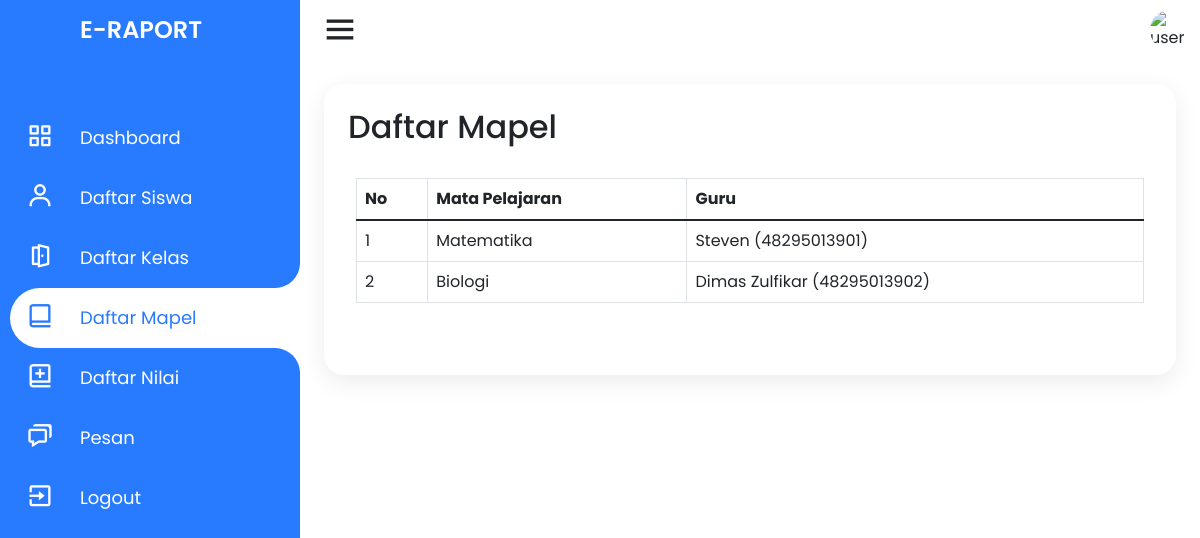
Page /guru/daftar-mapel.php (signed in) on the committed database.
### tables this page shows
CREATE TABLE `mata_pelajaran` (
  `id_mapel` int(11) NOT NULL AUTO_INCREMENT,
  `nama_mapel` varchar(20) NOT NULL,
  `nip` varchar(11) DEFAULT NULL,
  PRIMARY KEY (`id_mapel`),
  KEY `mata_pelajaran_ibfk_1` (`nip`),
  CONSTRAINT `mata_pelajaran_ibfk_1` FOREIGN KEY (`nip`) REFERENCES `guru` (`nip`) ON DELETE SET NULL ON UPDATE CASCADE
);

CREATE TABLE `guru` (
  `nip` varchar(11) NOT NULL,
  `nama_guru` varchar(50) NOT NULL,
  `jenis_kelamin` enum('Laki-laki','Perempuan') NOT NULL,
  `alamat` text NOT NULL,
  `email` varchar(30) NOT NULL,
  `no_telp` varchar(14) NOT NULL,
  `agama` enum('Islam','Kristen','Katolik','Hindu','Buddha','Konghuchu') NOT NULL,
  `status` varchar(20) NOT NULL,
  `tanggal_lahir` date NOT NULL,
  `password` varchar(255) NOT NULL,
  PRIMARY KEY (`nip`)
);

### model/mapel.php (called while the page is built, shortened)
<?php
require_once dirname(__FILE__) . '/../connection.php';
class Mapel
{
    public function get_daftar_mapel($limitoffset = "")
    {
        global $conn;
        if (strlen($limitoffset) > 0) {
            $query_limit = $limitoffset;
        } else {
            $query_limit = "";
        }
        $query = "SELECT id_mapel, nama_mapel, mata_pelajaran.nip, nama_guru FROM mata_pelajaran INNER JOIN guru ON mata_pelajaran.nip = guru.nip $query_limit";
        $result = $conn->query($query);
        if ($result) {
            return $result;
        } else {
            return false;
        }
    }
}

### guru/daftar-mapel.php (the view, shortened to what this page needs)
<?php
require_once dirname(__FILE__) . '/../connection.php';
require_once dirname(__FILE__) . '/../model/mapel.php';
$mapel = new Mapel();
if (!isset($_GET['p'])) {
    $page_no = 1;
} else {
    $page_no = $_GET['p'];
}
$records_per_page = 10;
$offset = ($page_no - 1) * $records_per_page;
?>
<!DOCTYPE html>
<html lang="en" dir="ltr">
<head>
    <link rel="stylesheet" href="style.css">
    <link href='https://unpkg.com/boxicons@2.0.7/css/boxicons.min.css' rel='stylesheet'>
    <link href="https://cdn.jsdelivr.net/npm/bootstrap@5.1.3/dist/css/bootstrap.min.css" rel="stylesheet">
    <link rel="stylesheet" href="../assets/css/style.css">
</head>
<body>
    <div class="container">
        <div class="navigation">
            <ul>
                <li>
                    <a href="#">
                        <span class="icon"></span>
                        <h1 class="title">E-Raport</h1>
                    </a>
                </li>
                <li>
                    <a href="index">
                        <span class="icon"><i class='bx bx-grid-alt'></i></span>
                        <span class="title">Dashboard</span>
                    </a>
                </li>
                <li>
                    <a href="daftar-siswa">
                        <span class="icon"><i class='bx bx-user'></i></span>
                        <span class="title">Daftar Siswa</span>
                    </a>
                </li>
                <li>
                    <a href="daftar-kelas">
                        <span class="icon"><i class='bx bx-door-open'></i></span>
                        <span class="title">Daftar Kelas</span>
                    </a>
                </li>
                <li class="hovered">
                    <a href="daftar-mapel">
                        <span class="icon"><i class='bx bx-book-alt'></i></span>
                        <span class="title">Daftar Mapel</span>
                    </a>
                </li>
                <li>
                    <a href="daftar-nilai">
                        <span class="icon"><i class='bx bx-book-add'></i></span>
                        <span class="title">Daftar Nilai</span>
                    </a>
                </li>
                <li>
                    <a href="pesan">
                        <span class="icon"><i class='bx bx-chat'></i></span>
                        <span class="title">Pesan</span>
                    </a>
                </li>
                <li>
                    <a href="../logout">
                        <span class="icon"><i class='bx bx-exit'></i></span>
                        <span class="title">Logout</span>
                    </a>
                </li>
            </ul>
        </div>
    </div>
    <div class="main">
        <div class="topbar">
            <div class="toggle">
                <i class='bx bx-menu'></i>
            </div>
            <div class="user">
                <img src="https://blogger.googleusercontent.com/img/a/AVvXsEiXyPi_rGT6jD0HngbJm7ynV-rF3rbepixGAznBNXQteWfrkWk1VvidfrFLeLr3E1slcwmf0jQ3ktsRI1Ga6xMOftHsDC1fbi9Oid8jOz0YX22jl6_i38Y5xbRuLrmoQm2O371YilOhD77YN1xeyibg4_B0qHWhOv24q9DoKzQokmiuruFKmPYKvX1zeA" alt="user">
            </div>
        </div>
        <div class="konten">
            <h2 class="konten_title">
                Daftar Mapel
            </h2>
            <div class="konten_isi">
                <div class="konten_table table-responsive">
                    <table class="table table-bordered">
                        <thead>
                            <tr>
                                <th>No</th>
                                <th>Mata Pelajaran</th>
                                <th>Guru</th>
                            </tr>
                        </thead>
                        <tbody>
                            <?php
                            $result_mapel = $mapel->get_daftar_mapel("LIMIT $records_per_page OFFSET $offset");
                            if ($result_mapel && $result_mapel->num_rows > 0) {
                                $no = 1;
                                while ($row = $result_mapel->fetch_assoc()) {
                                    $nama_mapel = $row['nama_mapel'];
                                    $guru_mapel = $row['nama_guru'];
                                    $nip_guru_mapel = $row['nip'];
                                    echo "
                                    <tr>
                                        <td>$no</td>
                                        <td>$nama_mapel</td>
                                        <td>$guru_mapel ($nip_guru_mapel)</td>
                                    </tr>
                                    ";
                                    $no++;
                                }
                            }
                            ?>
                        </tbody>
                    </table>
                </div>
            </div>
        </div>
</body>
</html>

### assets/css/style.css (style rules this page uses)
* { margin: 0; padding: 0; box-sizing: border-box; font-family: 'Poppins', sans-serif; }
dl, ol, ul { padding: 0; margin: 0; }
:root { --blue: #287bff; --white: #fff; --grey: #f5f5f5; --black1: #222; --black2: #999; --pad-sm: 8px; --pad-md: 16px; --pad-lg: 24px; --pad-xl: 32px; --pad-xxl: 64px; }
body { min-height: 100vh; overflow-x: hidden; }
.container { position: relative; width: 100%; max-width: none; }
.navigation { left: 0; position: fixed; width: 300px; height: 100%; background: var(--blue); border-left: 10px solid var(--blue); transition: .5s; overflow: hidden; padding: 0; margin: 0; }
.navigation ul { position: absolute; top: 0; left: 0; width: 100%; }
.navigation ul li { position: relative; width: 100%; list-style: none; border-top-left-radius: 30px; border-bottom-left-radius: 30px; }
.navigation ul li:hover, .navigation ul li.hovered { background: var(--white); }
.navigation ul li:nth-child(1) { margin-bottom: 40px; pointer-events: none; }
.navigation ul li a { position: relative; display: block; width: 100%; display: flex; text-decoration: none; color: var(--white); }
.navigation ul li:hover a, .navigation ul li.hovered a { color: var(--blue); }
.navigation ul li a .icon { position: relative; display: block; min-width: 60px; height: 60px; line-height: 70px; text-align: center; }
.navigation ul li a .icon .bx { font-size: 1.75em; }
.navigation ul li a .title { position: relative; display: block; padding: 0 10px; height: 60px; line-height: 60px; text-align: start; white-space: nowrap; font-size: 18px; }
.navigation ul li h1 { text-transform: uppercase; font-weight: 600; font-size: 24px !important; }
.navigation ul li:hover a::before, .navigation ul li.hovered a::before { content: ''; position: absolute; right: 0; top: -50px; width: 50px; height: 50px; border-radius: 50%; box-shadow: 35px 35px 0 10px var(--white); pointer-events: none; }
.navigation ul li:hover a::after, .navigation ul li.hovered a::after { content: ''; position: absolute; right: 0; bottom: -50px; width: 50px; height: 50px; border-radius: 50%; box-shadow: 35px -35px 0 10px var(--white); pointer-events: none; }
.main { position: absolute; width: calc(100% - 300px); left: 300px; min-height: 100vh; background: var(--white); transition: .5s; }
.topbar { width: 100%; height: 60px; display: flex; justify-content: space-between; align-items: center; padding: 0 10px; }
.toggle { position: relative; width: 60px; height: 60px; display: flex; justify-content: center; align-items: center; font-size: 2.5em; cursor: pointer; }
.user { position: relative; width: 40px; height: 40px; border-radius: 50%; overflow: hidden; cursor: pointer; }
.user img { position: absolute; top: 0; left: 0; width: 100%; height: auto; object-fit: cover; }
.konten { display: block; padding: var(--pad-lg); margin: var(--pad-lg); position: relative; background: var(--white); border-radius: 20px; box-shadow: 0 7px 25px rgba(0, 0, 0, 0.08); border: none; overflow: hidden; }
.konten .konten_isi { overflow: hidden; padding: var(--pad-sm); }
.konten .konten_title, .konten .konten_isi .konten_pengaturan, .konten .konten_isi .konten_table, .konten .konten_isi .konten_nav { margin-bottom: var(--pad-lg); }

### rows in the picture
mata_pelajaran: nama_mapel "Matematika", nip.nama_guru "Steven", nip "48295013901"
mata_pelajaran: nama_mapel "Biologi", nip.nama_guru "Dimas Zulfikar", nip "48295013902"
